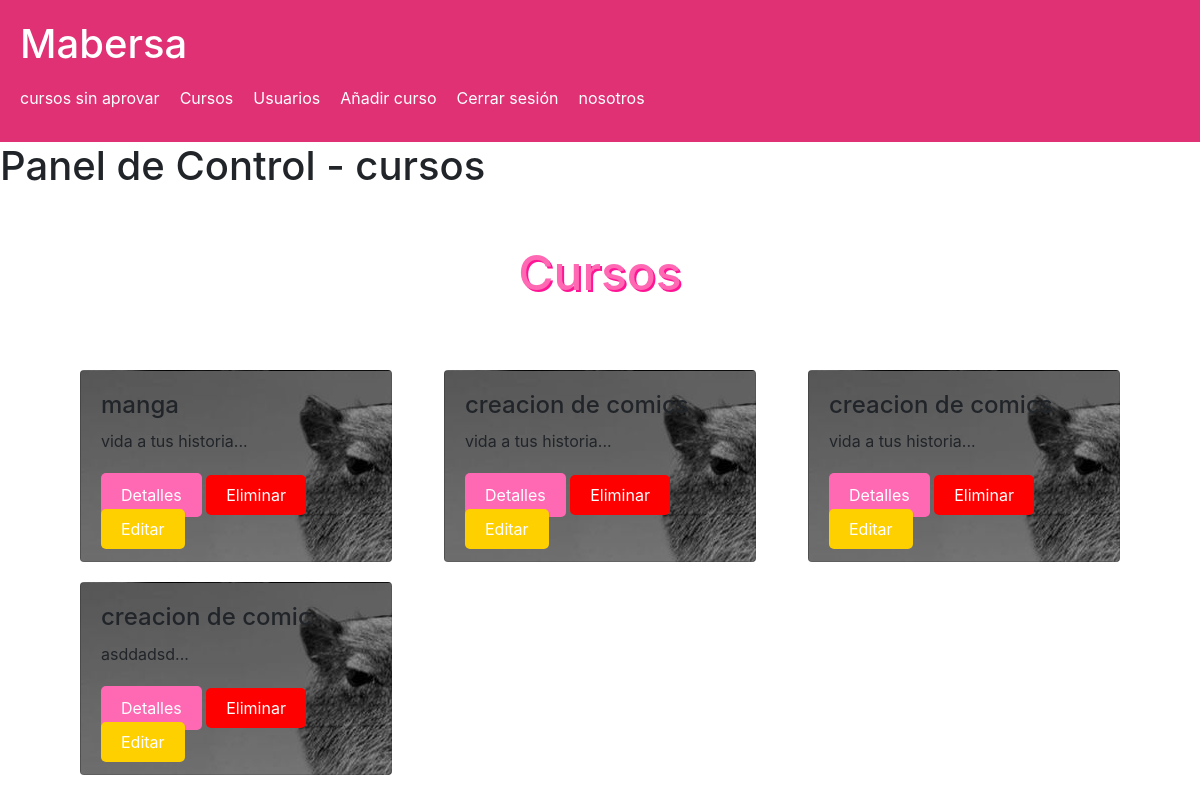
/admin_dashboard.php (signed in), run on an earlier commit of the app's database.
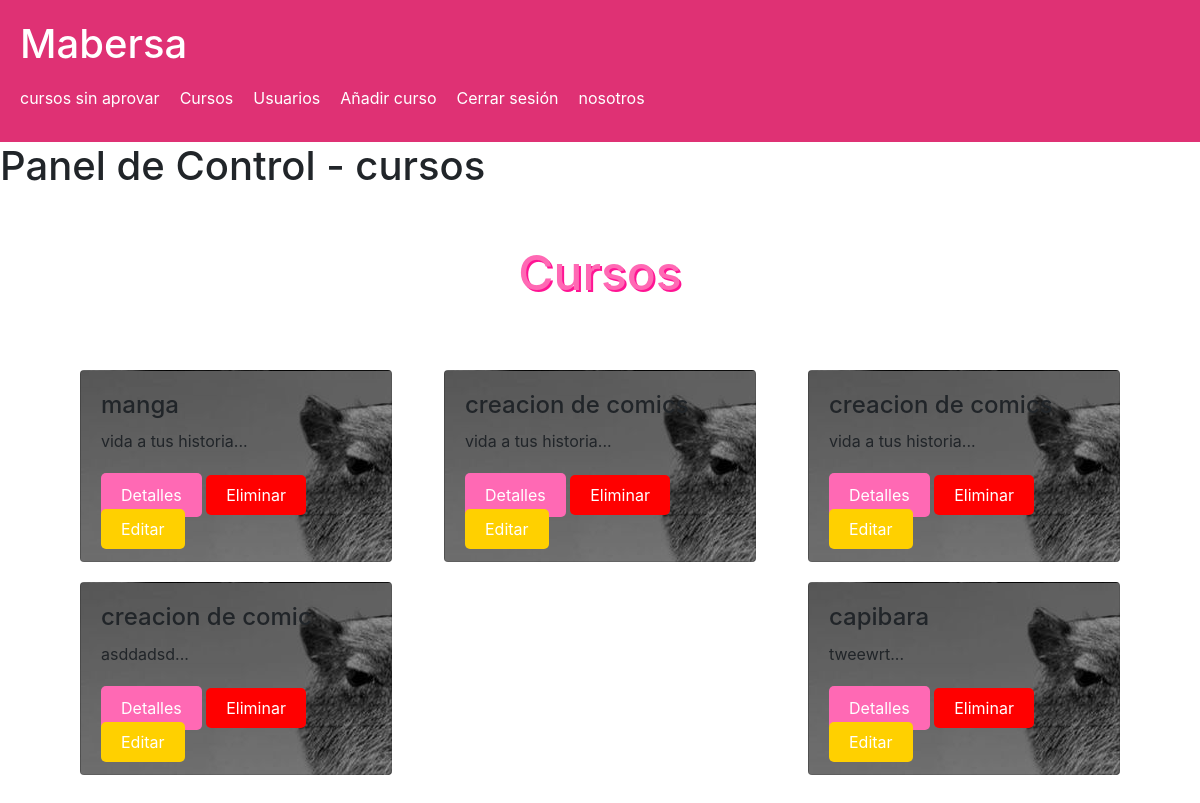
And on a later commit of the database.
### tables this page shows
CREATE TABLE `courses` (
  `c_id` int(11) NOT NULL,
  `t_id` int(11) NOT NULL,
  `course_name` varchar(255) NOT NULL,
  `course_description` text DEFAULT NULL,
  `video` varchar(255) DEFAULT NULL,
  `image` varchar(255) DEFAULT NULL,
  `timestamp` timestamp NOT NULL DEFAULT current_timestamp(),
  `approved` tinyint(1) DEFAULT 0
);

### admin_dashboard.php (the view, shortened to what this page needs)
<?php
require_once('db_conn.php');
$show = '';
$sql = "SELECT * FROM courses ORDER BY `c_id`";
$result = mysqli_query($conn, $sql);
if (mysqli_num_rows($result) > 0) {
     while($row = mysqli_fetch_assoc($result)) {
         $c_id = $row['c_id'];
         $show .= '<div class="card">
         <div class="card-content">
             <h2>'.$row['course_name'].'</h2>
             <p>'.substr($row['course_description'], 0, 100) . "...".'</p>
             <a href="course.php?c_id='.$c_id.'" class="button">Detalles</a>
             <a href="delete.php?c_id='.$c_id.'" class="eliminar">Eliminar</a>
             <a href="edit.php?c_id='.$c_id.'" class="editar">Editar</a>
         </div>
     </div>';
     }
 }
 else {
    $show = "<div class='error'>No se encontraron cursos.</div>";
}
?>
<!DOCTYPE html>
<html lang="en">
<head>
    <link rel="stylesheet" type="text/css" href="./assets/css/style.css">
    <link rel="stylesheet" href="https://maxcdn.bootstrapcdn.com/bootstrap/4.5.2/css/bootstrap.min.css">
</head>
</head>
<body>
<?php include('header.php'); ?>
    <h1 class="mb-4">Panel de Control - cursos</h1>
    <main>
            <h1 class="page-title">Cursos</h1>
            <div class="card-container">
                <?php echo $show; ?>
            </div>
    </main>
</body>
</html>
</body>
</html>

What changed in the data, as far as the page shows it:
added courses: course_name "capibara", course_description "tweewrt"
